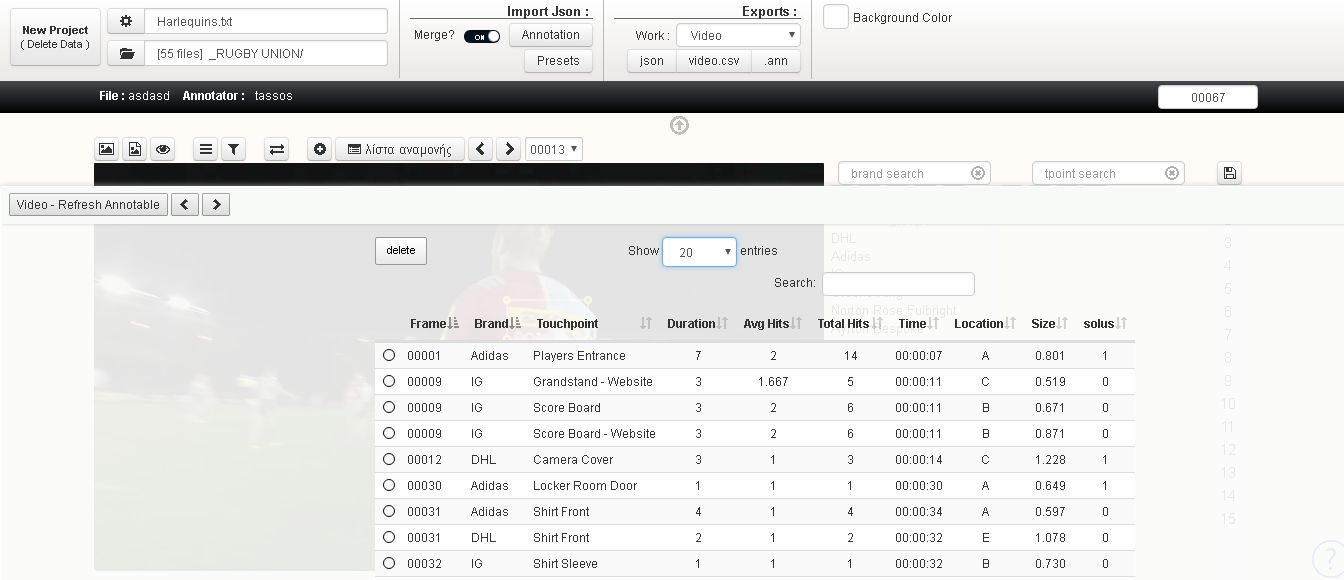
#> input picture annotool-desktop/helpdocs/images/annofilters.jpg, 1344 x 580 px
$ python cropper.py ../annotool-desktop/helpdocs/images 5 5 100 100
#> lines starting #> are read from the running program, lines starting #| are printed output that depends on the picture
import os
import sys
from PIL import Image

def crop_image(image_path, x, y, width, height):
    # Open the image file
#> called with x = 5, y = 5, width = 100, height = 100
    img = Image.open(image_path)
#> img is the input picture: PIL image 1344x580 RGB; mean R, G, B 226.3, 226.4, 224.9
    # Define the box to crop
    box = (x, y, x + width, y + height)
    # Crop the image
    cropped_img = img.crop(box)
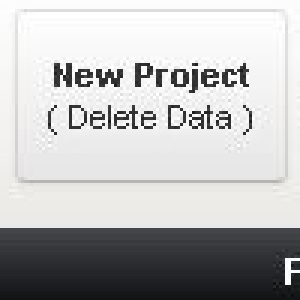
#> cropped_img: PIL image 100x100 RGB (shown 3 times larger); mean R, G, B 185.5, 185.5, 185.6
    return cropped_img

def save_cropped_image(image_path, cropped_img, save_folder):
    # Ensure the save folder exists
    if not os.path.exists(save_folder):
        os.makedirs(save_folder)

    # Get the base name of the image file and construct the save path
    base_name = os.path.basename(image_path)
    file_name, file_extension = os.path.splitext(base_name)
    save_path = os.path.join(save_folder, f"logo_{file_name}{file_extension}")

    # Save the cropped image
    cropped_img.save(save_path)
    print(f"Cropped image saved as {save_path}")

def process_image(image_path, x, y, width, height, save_folder='logos'):
    cropped_img = crop_image(image_path, x, y, width, height)
    save_cropped_image(image_path, cropped_img, save_folder)

def main():
    if len(sys.argv) != 6:
        print("Usage: python script.py <images_folder> <x> <y> <width> <height>")
        sys.exit(1)

    images_folder = sys.argv[1]
    x = int(sys.argv[2])
    y = int(sys.argv[3])
    width = int(sys.argv[4])
    height = int(sys.argv[5])

    # Process all images in the given folder
    for image_name in os.listdir(images_folder):
        image_path = os.path.join(images_folder, image_name)
        if os.path.isfile(image_path):
            process_image(image_path, x, y, width, height)
#> pass 2 of the loop in main, `for image_name in os.listdir(images_folder):`:
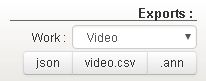
#> input picture annotool-desktop/helpdocs/images/export.jpg, 206 x 81 px
#> in crop_image, img is the input picture: PIL image 206x81 RGB; mean R, G, B 236.6, 236.4, 235.3
#> in crop_image (call 2), `cropped_img = img.crop(box)`:
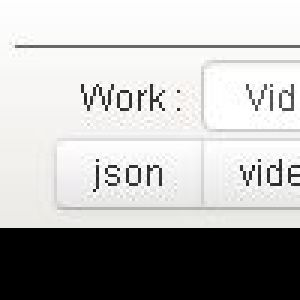
#> cropped_img: PIL image 100x100 RGB (shown 3 times larger); mean R, G, B 179.7, 179.5, 178.4

if __name__ == "__main__":
    main()
